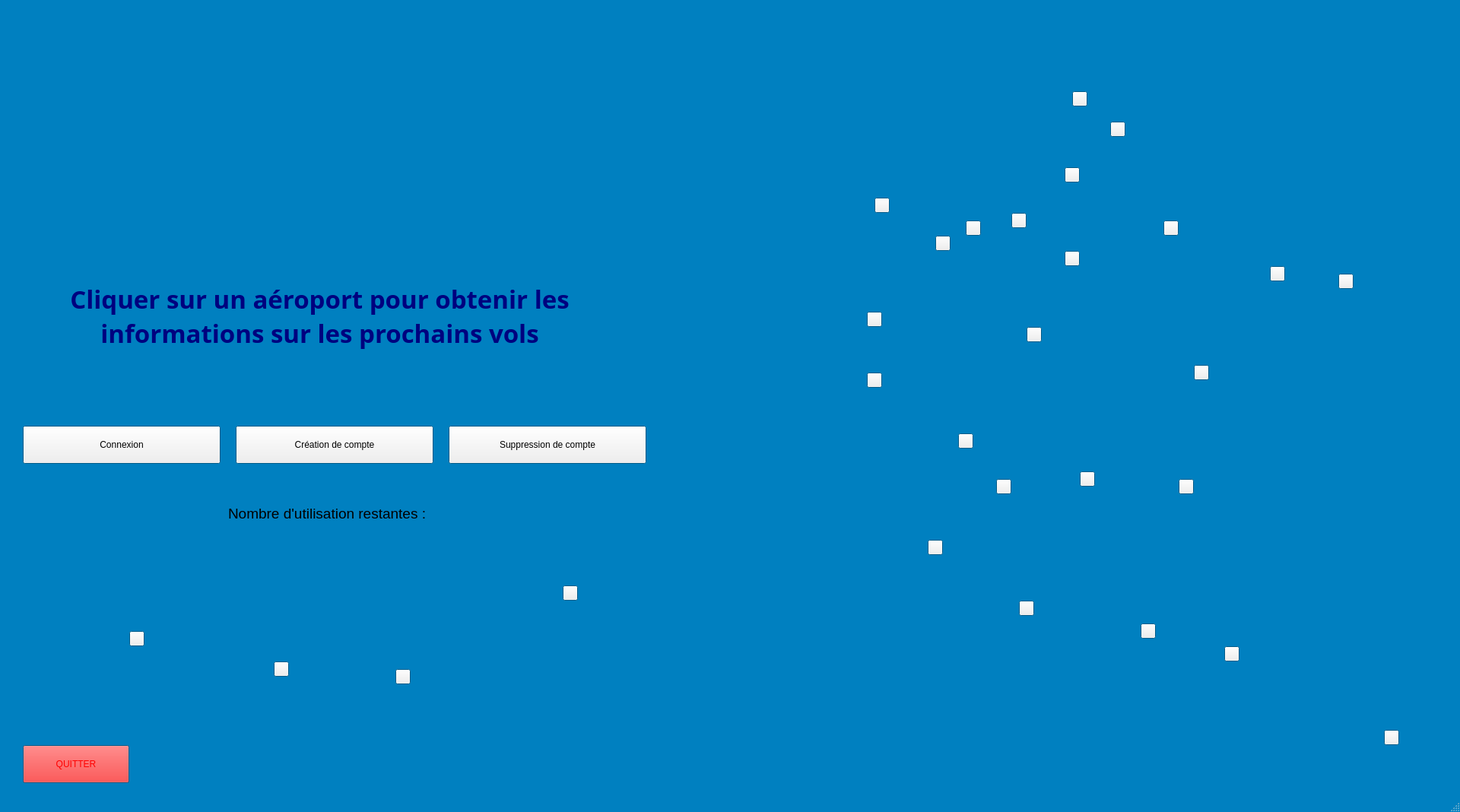
<?xml version="1.0" encoding="UTF-8"?>
<ui version="4.0">
 <class>MainWindow</class>
 <widget class="QMainWindow" name="MainWindow">
  <property name="geometry">
   <rect>
    <x>0</x>
    <y>0</y>
    <width>1920</width>
    <height>1068</height>
   </rect>
  </property>
  <property name="palette">
   <palette>
    <active>
     <colorrole role="Base">
      <brush brushstyle="SolidPattern">
       <color alpha="255">
        <red>255</red>
        <green>255</green>
        <blue>255</blue>
       </color>
      </brush>
     </colorrole>
     <colorrole role="Window">
      <brush brushstyle="SolidPattern">
       <color alpha="255">
        <red>0</red>
        <green>128</green>
        <blue>192</blue>
       </color>
      </brush>
     </colorrole>
    </active>
    <inactive>
     <colorrole role="Base">
      <brush brushstyle="SolidPattern">
       <color alpha="255">
        <red>255</red>
        <green>255</green>
        <blue>255</blue>
       </color>
      </brush>
     </colorrole>
     <colorrole role="Window">
      <brush brushstyle="SolidPattern">
       <color alpha="255">
        <red>0</red>
        <green>128</green>
        <blue>192</blue>
       </color>
      </brush>
     </colorrole>
    </inactive>
    <disabled>
     <colorrole role="Base">
      <brush brushstyle="SolidPattern">
       <color alpha="255">
        <red>0</red>
        <green>128</green>
        <blue>192</blue>
       </color>
      </brush>
     </colorrole>
     <colorrole role="Window">
      <brush brushstyle="SolidPattern">
       <color alpha="255">
        <red>0</red>
        <green>128</green>
        <blue>192</blue>
       </color>
      </brush>
     </colorrole>
    </disabled>
   </palette>
  </property>
  <property name="windowTitle">
   <string>MainWindow</string>
  </property>
  <widget class="QWidget" name="centralwidget">
   <widget class="QPushButton" name="Connexion">
    <property name="geometry">
     <rect>
      <x>30</x>
      <y>560</y>
      <width>260</width>
      <height>50</height>
     </rect>
    </property>
    <property name="text">
     <string>Connexion</string>
    </property>
   </widget>
   <widget class="QPushButton" name="Creation">
    <property name="geometry">
     <rect>
      <x>310</x>
      <y>560</y>
      <width>260</width>
      <height>50</height>
     </rect>
    </property>
    <property name="text">
     <string>Création de compte</string>
    </property>
   </widget>
   <widget class="QPushButton" name="Suppression">
    <property name="geometry">
     <rect>
      <x>590</x>
      <y>560</y>
      <width>260</width>
      <height>50</height>
     </rect>
    </property>
    <property name="text">
     <string>Suppression de compte</string>
    </property>
   </widget>
   <widget class="QLabel" name="Titre">
    <property name="geometry">
     <rect>
      <x>0</x>
      <y>300</y>
      <width>841</width>
      <height>231</height>
     </rect>
    </property>
    <property name="palette">
     <palette>
      <active>
       <colorrole role="WindowText">
        <brush brushstyle="SolidPattern">
         <color alpha="255">
          <red>0</red>
          <green>0</green>
          <blue>127</blue>
         </color>
        </brush>
       </colorrole>
      </active>
      <inactive>
       <colorrole role="WindowText">
        <brush brushstyle="SolidPattern">
         <color alpha="255">
          <red>0</red>
          <green>0</green>
          <blue>127</blue>
         </color>
        </brush>
       </colorrole>
      </inactive>
      <disabled>
       <colorrole role="WindowText">
        <brush brushstyle="SolidPattern">
         <color alpha="255">
          <red>120</red>
          <green>120</green>
          <blue>120</blue>
         </color>
        </brush>
       </colorrole>
      </disabled>
     </palette>
    </property>
    <property name="font">
     <font>
      <family>Perpetua Titling MT</family>
      <pointsize>25</pointsize>
      <weight>75</weight>
      <italic>false</italic>
      <bold>true</bold>
      <strikeout>false</strikeout>
      <kerning>true</kerning>
     </font>
    </property>
    <property name="text">
     <string>Cliquer sur un aéroport pour obtenir les informations sur les prochains vols</string>
    </property>
    <property name="textFormat">
     <enum>Qt::RichText</enum>
    </property>
    <property name="alignment">
     <set>Qt::AlignCenter</set>
    </property>
    <property name="wordWrap">
     <bool>true</bool>
    </property>
   </widget>
   <widget class="QLabel" name="CarteMetropole">
    <property name="geometry">
     <rect>
      <x>870</x>
      <y>20</y>
      <width>1041</width>
      <height>1041</height>
     </rect>
    </property>
    <property name="text">
     <string/>
    </property>
    <property name="pixmap">
     <pixmap>../../Bibliothèque/01-Fond-carte-3d.jpg</pixmap>
    </property>
    <property name="scaledContents">
     <bool>true</bool>
    </property>
   </widget>
   <widget class="QPushButton" name="Quitter">
    <property name="geometry">
     <rect>
      <x>30</x>
      <y>980</y>
      <width>140</width>
      <height>50</height>
     </rect>
    </property>
    <property name="palette">
     <palette>
      <active>
       <colorrole role="WindowText">
        <brush brushstyle="SolidPattern">
         <color alpha="255">
          <red>255</red>
          <green>0</green>
          <blue>0</blue>
         </color>
        </brush>
       </colorrole>
       <colorrole role="Button">
        <brush brushstyle="SolidPattern">
         <color alpha="255">
          <red>255</red>
          <green>0</green>
          <blue>0</blue>
         </color>
        </brush>
       </colorrole>
       <colorrole role="BrightText">
        <brush brushstyle="SolidPattern">
         <color alpha="255">
          <red>255</red>
          <green>0</green>
          <blue>0</blue>
         </color>
        </brush>
       </colorrole>
       <colorrole role="ButtonText">
        <brush brushstyle="SolidPattern">
         <color alpha="255">
          <red>255</red>
          <green>0</green>
          <blue>0</blue>
         </color>
        </brush>
       </colorrole>
       <colorrole role="Base">
        <brush brushstyle="SolidPattern">
         <color alpha="255">
          <red>255</red>
          <green>0</green>
          <blue>0</blue>
         </color>
        </brush>
       </colorrole>
       <colorrole role="HighlightedText">
        <brush brushstyle="SolidPattern">
         <color alpha="255">
          <red>255</red>
          <green>0</green>
          <blue>0</blue>
         </color>
        </brush>
       </colorrole>
      </active>
      <inactive>
       <colorrole role="WindowText">
        <brush brushstyle="SolidPattern">
         <color alpha="255">
          <red>255</red>
          <green>0</green>
          <blue>0</blue>
         </color>
        </brush>
       </colorrole>
       <colorrole role="Button">
        <brush brushstyle="SolidPattern">
         <color alpha="255">
          <red>255</red>
          <green>0</green>
          <blue>0</blue>
         </color>
        </brush>
       </colorrole>
       <colorrole role="BrightText">
        <brush brushstyle="SolidPattern">
         <color alpha="255">
          <red>255</red>
          <green>0</green>
          <blue>0</blue>
         </color>
        </brush>
       </colorrole>
       <colorrole role="ButtonText">
        <brush brushstyle="SolidPattern">
         <color alpha="255">
          <red>255</red>
          <green>0</green>
          <blue>0</blue>
         </color>
        </brush>
       </colorrole>
       <colorrole role="Base">
        <brush brushstyle="SolidPattern">
         <color alpha="255">
          <red>255</red>
          <green>0</green>
          <blue>0</blue>
         </color>
        </brush>
       </colorrole>
       <colorrole role="HighlightedText">
        <brush brushstyle="SolidPattern">
         <color alpha="255">
          <red>255</red>
          <green>0</green>
          <blue>0</blue>
         </color>
        </brush>
       </colorrole>
      </inactive>
      <disabled>
       <colorrole role="WindowText">
        <brush brushstyle="SolidPattern">
         <color alpha="255">
          <red>120</red>
          <green>120</green>
          <blue>120</blue>
         </color>
        </brush>
       </colorrole>
       <colorrole role="Button">
        <brush brushstyle="SolidPattern">
         <color alpha="255">
          <red>255</red>
          <green>0</green>
          <blue>0</blue>
         </color>
        </brush>
       </colorrole>
       <colorrole role="BrightText">
        <brush brushstyle="SolidPattern">
         <color alpha="255">
          <red>255</red>
          <green>0</green>
          <blue>0</blue>
         </color>
        </brush>
       </colorrole>
       <colorrole role="ButtonText">
        <brush brushstyle="SolidPattern">
         <color alpha="255">
          <red>120</red>
          <green>120</green>
          <blue>120</blue>
         </color>
        </brush>
       </colorrole>
       <colorrole role="Base">
        <brush brushstyle="SolidPattern">
         <color alpha="255">
          <red>85</red>
          <green>170</green>
          <blue>255</blue>
         </color>
        </brush>
       </colorrole>
       <colorrole role="HighlightedText">
        <brush brushstyle="SolidPattern">
         <color alpha="255">
          <red>255</red>
          <green>0</green>
          <blue>0</blue>
         </color>
        </brush>
       </colorrole>
      </disabled>
     </palette>
    </property>
    <property name="text">
     <string>QUITTER</string>
    </property>
   </widget>
   <widget class="QPushButton" name="Dunkerque">
    <property name="geometry">
     <rect>
      <x>1410</x>
      <y>120</y>
      <width>20</width>
      <height>20</height>
     </rect>
    </property>
    <property name="text">
     <string/>
    </property>
   </widget>
   <widget class="QPushButton" name="Lille">
    <property name="geometry">
     <rect>
      <x>1460</x>
      <y>160</y>
      <width>20</width>
      <height>20</height>
     </rect>
    </property>
    <property name="text">
     <string/>
    </property>
   </widget>
   <widget class="QPushButton" name="Cherbourg">
    <property name="geometry">
     <rect>
      <x>1150</x>
      <y>260</y>
      <width>20</width>
      <height>20</height>
     </rect>
    </property>
    <property name="text">
     <string/>
    </property>
   </widget>
   <widget class="QPushButton" name="Caen">
    <property name="geometry">
     <rect>
      <x>1230</x>
      <y>310</y>
      <width>20</width>
      <height>20</height>
     </rect>
    </property>
    <property name="text">
     <string/>
    </property>
   </widget>
   <widget class="QPushButton" name="Le_Havre">
    <property name="geometry">
     <rect>
      <x>1270</x>
      <y>290</y>
      <width>20</width>
      <height>20</height>
     </rect>
    </property>
    <property name="text">
     <string/>
    </property>
   </widget>
   <widget class="QPushButton" name="Amiens">
    <property name="geometry">
     <rect>
      <x>1400</x>
      <y>220</y>
      <width>20</width>
      <height>20</height>
     </rect>
    </property>
    <property name="text">
     <string/>
    </property>
   </widget>
   <widget class="QPushButton" name="Reims">
    <property name="geometry">
     <rect>
      <x>1530</x>
      <y>290</y>
      <width>20</width>
      <height>20</height>
     </rect>
    </property>
    <property name="text">
     <string/>
    </property>
   </widget>
   <widget class="QPushButton" name="Rouen">
    <property name="geometry">
     <rect>
      <x>1330</x>
      <y>280</y>
      <width>20</width>
      <height>20</height>
     </rect>
    </property>
    <property name="text">
     <string/>
    </property>
   </widget>
   <widget class="QPushButton" name="Paris">
    <property name="geometry">
     <rect>
      <x>1400</x>
      <y>330</y>
      <width>20</width>
      <height>20</height>
     </rect>
    </property>
    <property name="text">
     <string/>
    </property>
   </widget>
   <widget class="QPushButton" name="Strasbourg">
    <property name="geometry">
     <rect>
      <x>1760</x>
      <y>360</y>
      <width>20</width>
      <height>20</height>
     </rect>
    </property>
    <property name="text">
     <string/>
    </property>
   </widget>
   <widget class="QPushButton" name="Nancy">
    <property name="geometry">
     <rect>
      <x>1670</x>
      <y>350</y>
      <width>20</width>
      <height>20</height>
     </rect>
    </property>
    <property name="text">
     <string/>
    </property>
   </widget>
   <widget class="QPushButton" name="Rennes">
    <property name="geometry">
     <rect>
      <x>1140</x>
      <y>410</y>
      <width>20</width>
      <height>20</height>
     </rect>
    </property>
    <property name="text">
     <string/>
    </property>
   </widget>
   <widget class="QPushButton" name="Orleans">
    <property name="geometry">
     <rect>
      <x>1350</x>
      <y>430</y>
      <width>20</width>
      <height>20</height>
     </rect>
    </property>
    <property name="text">
     <string/>
    </property>
   </widget>
   <widget class="QPushButton" name="Nantes">
    <property name="geometry">
     <rect>
      <x>1140</x>
      <y>490</y>
      <width>20</width>
      <height>20</height>
     </rect>
    </property>
    <property name="text">
     <string/>
    </property>
   </widget>
   <widget class="QPushButton" name="Poitiers">
    <property name="geometry">
     <rect>
      <x>1260</x>
      <y>570</y>
      <width>20</width>
      <height>20</height>
     </rect>
    </property>
    <property name="text">
     <string/>
    </property>
   </widget>
   <widget class="QPushButton" name="Limoges">
    <property name="geometry">
     <rect>
      <x>1310</x>
      <y>630</y>
      <width>20</width>
      <height>20</height>
     </rect>
    </property>
    <property name="text">
     <string/>
    </property>
   </widget>
   <widget class="QPushButton" name="Dijon">
    <property name="geometry">
     <rect>
      <x>1570</x>
      <y>480</y>
      <width>20</width>
      <height>20</height>
     </rect>
    </property>
    <property name="text">
     <string/>
    </property>
   </widget>
   <widget class="QPushButton" name="Lyon">
    <property name="geometry">
     <rect>
      <x>1550</x>
      <y>630</y>
      <width>20</width>
      <height>20</height>
     </rect>
    </property>
    <property name="text">
     <string/>
    </property>
   </widget>
   <widget class="QPushButton" name="Clermont_Ferrand">
    <property name="geometry">
     <rect>
      <x>1420</x>
      <y>620</y>
      <width>20</width>
      <height>20</height>
     </rect>
    </property>
    <property name="text">
     <string/>
    </property>
   </widget>
   <widget class="QPushButton" name="Bordeaux">
    <property name="geometry">
     <rect>
      <x>1220</x>
      <y>710</y>
      <width>20</width>
      <height>20</height>
     </rect>
    </property>
    <property name="text">
     <string/>
    </property>
   </widget>
   <widget class="QPushButton" name="Toulouse">
    <property name="geometry">
     <rect>
      <x>1340</x>
      <y>790</y>
      <width>20</width>
      <height>20</height>
     </rect>
    </property>
    <property name="text">
     <string/>
    </property>
   </widget>
   <widget class="QPushButton" name="Montpellier">
    <property name="geometry">
     <rect>
      <x>1500</x>
      <y>820</y>
      <width>20</width>
      <height>20</height>
     </rect>
    </property>
    <property name="text">
     <string/>
    </property>
   </widget>
   <widget class="QPushButton" name="Marseille">
    <property name="geometry">
     <rect>
      <x>1610</x>
      <y>850</y>
      <width>20</width>
      <height>20</height>
     </rect>
    </property>
    <property name="text">
     <string/>
    </property>
   </widget>
   <widget class="QPushButton" name="Ajaccio">
    <property name="geometry">
     <rect>
      <x>1820</x>
      <y>960</y>
      <width>20</width>
      <height>20</height>
     </rect>
    </property>
    <property name="text">
     <string/>
    </property>
   </widget>
   <widget class="QLabel" name="CarteOutremer">
    <property name="geometry">
     <rect>
      <x>40</x>
      <y>610</y>
      <width>821</width>
      <height>547</height>
     </rect>
    </property>
    <property name="text">
     <string/>
    </property>
    <property name="pixmap">
     <pixmap>../../Bibliothèque/outre-mer à placer v2.png</pixmap>
    </property>
    <property name="scaledContents">
     <bool>true</bool>
    </property>
   </widget>
   <widget class="QPushButton" name="La_Guadeloupe">
    <property name="geometry">
     <rect>
      <x>170</x>
      <y>830</y>
      <width>20</width>
      <height>20</height>
     </rect>
    </property>
    <property name="text">
     <string/>
    </property>
   </widget>
   <widget class="QPushButton" name="La_Reunion">
    <property name="geometry">
     <rect>
      <x>360</x>
      <y>870</y>
      <width>20</width>
      <height>20</height>
     </rect>
    </property>
    <property name="text">
     <string/>
    </property>
   </widget>
   <widget class="QPushButton" name="La_Martinique">
    <property name="geometry">
     <rect>
      <x>520</x>
      <y>880</y>
      <width>20</width>
      <height>20</height>
     </rect>
    </property>
    <property name="text">
     <string/>
    </property>
   </widget>
   <widget class="QPushButton" name="La_Guyane">
    <property name="geometry">
     <rect>
      <x>740</x>
      <y>770</y>
      <width>20</width>
      <height>20</height>
     </rect>
    </property>
    <property name="text">
     <string/>
    </property>
   </widget>
   <widget class="QLabel" name="ImageAvion">
    <property name="geometry">
     <rect>
      <x>50</x>
      <y>20</y>
      <width>780</width>
      <height>247</height>
     </rect>
    </property>
    <property name="text">
     <string/>
    </property>
    <property name="pixmap">
     <pixmap>../../Bibliothèque/avion.jpg</pixmap>
    </property>
    <property name="scaledContents">
     <bool>true</bool>
    </property>
   </widget>
   <widget class="QLabel" name="NombreDutilisation">
    <property name="geometry">
     <rect>
      <x>300</x>
      <y>610</y>
      <width>421</width>
      <height>131</height>
     </rect>
    </property>
    <property name="font">
     <font>
      <pointsize>14</pointsize>
     </font>
    </property>
    <property name="text">
     <string>Nombre d'utilisation restantes : </string>
    </property>
   </widget>
   <zorder>CarteOutremer</zorder>
   <zorder>CarteMetropole</zorder>
   <zorder>Connexion</zorder>
   <zorder>Creation</zorder>
   <zorder>Suppression</zorder>
   <zorder>Titre</zorder>
   <zorder>Quitter</zorder>
   <zorder>Dunkerque</zorder>
   <zorder>Lille</zorder>
   <zorder>Cherbourg</zorder>
   <zorder>Caen</zorder>
   <zorder>Le_Havre</zorder>
   <zorder>Amiens</zorder>
   <zorder>Reims</zorder>
   <zorder>Rouen</zorder>
   <zorder>Paris</zorder>
   <zorder>Strasbourg</zorder>
   <zorder>Nancy</zorder>
   <zorder>Rennes</zorder>
   <zorder>Orleans</zorder>
   <zorder>Nantes</zorder>
   <zorder>Poitiers</zorder>
   <zorder>Limoges</zorder>
   <zorder>Dijon</zorder>
   <zorder>Lyon</zorder>
   <zorder>Clermont_Ferrand</zorder>
   <zorder>Bordeaux</zorder>
   <zorder>Toulouse</zorder>
   <zorder>Montpellier</zorder>
   <zorder>Marseille</zorder>
   <zorder>Ajaccio</zorder>
   <zorder>La_Guadeloupe</zorder>
   <zorder>La_Reunion</zorder>
   <zorder>La_Martinique</zorder>
   <zorder>La_Guyane</zorder>
   <zorder>ImageAvion</zorder>
   <zorder>NombreDutilisation</zorder>
  </widget>
  <widget class="QMenuBar" name="menubar">
   <property name="geometry">
    <rect>
     <x>0</x>
     <y>0</y>
     <width>1920</width>
     <height>18</height>
    </rect>
   </property>
  </widget>
  <widget class="QStatusBar" name="statusbar"/>
 </widget>
 <resources/>
 <connections/>
</ui>
